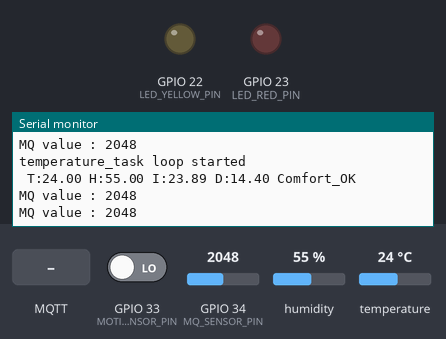
Simulated run of this sketch. Board: ESP32. On the bench: output pins drawn as LEDs (lit = HIGH), the last lines printed to the serial monitor. The test bench sets the inputs (shaded band); at power-on: GPIO 33 (MOTION_SENSOR_PIN) LOW, GPIO 34 (MQ_SENSOR_PIN) = 2048, humidity 55 %, temperature 24 °C. WiFi joins after 1.5 s; servers stay silent unless stated; no MQTT or app messages arrive unless stated.

Above: at 3.2 s.
3.3 s: GPIO 33 (MOTION_SENSOR_PIN) driven HIGH
At 3.9 s:
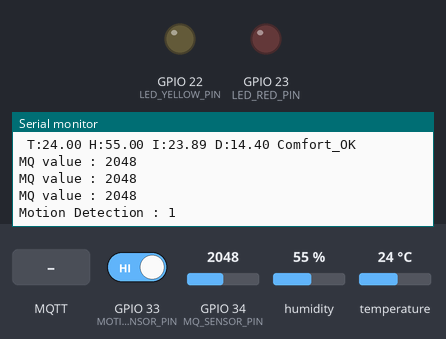
5.1 s: MQTT message "1" arrives on the first subscribed topic
At 5.39 s:
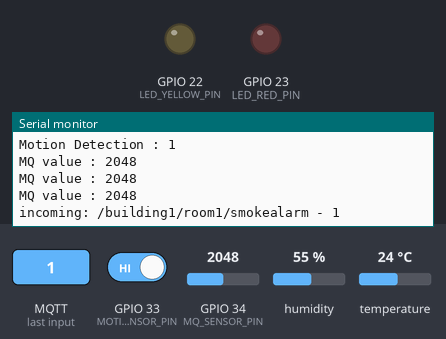
6.6 s: MQTT message "on" arrives on the first subscribed topic
At 6.89 s:
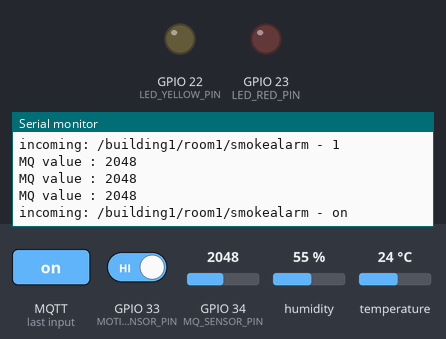
8.1 s: MQTT message "off" arrives on the first subscribed topic
At 8.39 s:
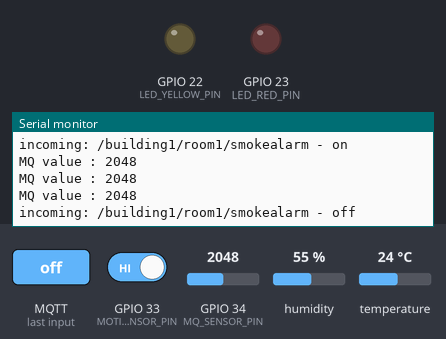

The sketch:

iot_node_one.ino
```cpp
#include "DHTesp.h"
#include "PirSensor.h"

#include <WiFi.h>
#include <MQTT.h>


#define LED_RED_PIN     23
#define LED_YELLOW_PIN  22
#define BUZZER  21

// PIR Initilization
#define PUBLISH_INTERVAL 5
#define MOTION_SENSOR_PIN 33
PirSensor motion = PirSensor(MOTION_SENSOR_PIN, 2, false, false);
long lastRun = millis();

///////

/////// MQ Inilization //
#define MQ_SENSOR_PIN 34
TaskHandle_t smokeDetectTaskHandle = NULL;
 /////


// MQTT Inililization //
const char ssid[] = "";
const char pass[] = "";

WiFiClient netClient;
MQTTClient client;

unsigned long lastMillisMotionDetector = 0;

const char* mqtt_server_ip = "broker.hivemq.com" ;

// Topics for sensor data
const char* temperature_topic = "/building1/room1/temp";
const char* mq_topic = "/building1/room1/mq";
const char* motion_detect_topic = "/building1/room1/pir1";

// Topics for actuators
const char* smoke_alarm_topic = "/building1/room1/smokealarm";
const char* light_topic = "/building1/room1/light";
const char* hvac_topic = "/building1/room1/hvac";
/////////////////

// DHT Inililization ///
DHTesp dht;

/** Task handle for DHT read task */
TaskHandle_t tempTaskHandle = NULL;
/** Comfort profile */
ComfortState cf;
/** DHT11 data pin */
int dhtPin = 32;

////////


void setup()
{
  Serial.begin(9600);
  // Start Wifi
  init_wifi();
  // MQTT
  init_mqtt();
  // Smoke (MQ) sensor
  init_smoke_detector();
  // DHT
  init_dht_sensor();
  // PIR
  motion.begin();
  //
  pinMode(LED_RED_PIN,OUTPUT);
  pinMode(LED_YELLOW_PIN,OUTPUT);
  pinMode(BUZZER,OUTPUT);
  pinMode(BUZZER,LOW);

}

void loop() {
    start_mqtt();
    detect_motion();
    delay(1);
}

bool init_dht_sensor() {
  // Initialize temperature sensor
  dht.setup(dhtPin, DHTesp::DHT11);
  Serial.println("DHT initiated");

  // Start task to get temperature
  xTaskCreatePinnedToCore(
      temperature_task,                       /* Function to implement the task */
      "tempTask ",                    /* Name of the task */
      4000,                           /* Stack size in words */
      NULL,                           /* Task input parameter */
      5,                              /* Priority of the task */
      &tempTaskHandle,                /* Task handle. */
      1);                             /* Core where the task should run */

  if (tempTaskHandle == NULL) {
    Serial.println("Failed to start task for temperature update");
    return false;
  }
  return true;
}


/**
 * Task to reads temperature and humidity from DHT11 sensor
 * @param pvParameters
 *    pointer to task parameters
 */
void temperature_task(void *pvParameters) {
  Serial.println("temperature_task loop started");

  const TickType_t xDelay = 10000 / portTICK_PERIOD_MS;

  while (1) // tempTask loop
  {
      // Get temperature values
    get_temperature();
    vTaskDelay( xDelay );
  }
}

/**
 * get_temperature
 * Reads temperature from DHT11 sensor
 * @return bool
 *    true if temperature could be aquired
 *    false if aquisition failed
*/
bool get_temperature() {
  // Reading temperature and humidity
  TempAndHumidity newValues = dht.getTempAndHumidity();
  // Check if it is ready to read
  if (dht.getStatus() != 0) {
    Serial.println("DHT11 error status: " + String(dht.getStatusString()));
    return false;
  }

  float heatIndex = dht.computeHeatIndex(newValues.temperature, newValues.humidity);
  float dewPoint = dht.computeDewPoint(newValues.temperature, newValues.humidity);
  float cr = dht.getComfortRatio(cf, newValues.temperature, newValues.humidity);

  String comfortStatus;
  switch(cf) {
    case Comfort_OK:
      comfortStatus = "Comfort_OK";
      break;
    case Comfort_TooHot:
      comfortStatus = "Comfort_TooHot";
      break;
    case Comfort_TooCold:
      comfortStatus = "Comfort_TooCold";
      break;
    case Comfort_TooDry:
      comfortStatus = "Comfort_TooDry";
      break;
    case Comfort_TooHumid:
      comfortStatus = "Comfort_TooHumid";
      break;
    case Comfort_HotAndHumid:
      comfortStatus = "Comfort_HotAndHumid";
      break;
    case Comfort_HotAndDry:
      comfortStatus = "Comfort_HotAndDry";
      break;
    case Comfort_ColdAndHumid:
      comfortStatus = "Comfort_ColdAndHumid";
      break;
    case Comfort_ColdAndDry:
      comfortStatus = "Comfort_ColdAndDry";
      break;
    default:
      comfortStatus = "Unknown:";
      break;
  };

  Serial.println(" T:" + String(newValues.temperature) + " H:" + String(newValues.humidity) + " I:" + String(heatIndex) + " D:" + String(dewPoint) + " " + comfortStatus);
  int buffer_size = 100;
  char message[buffer_size];
  snprintf(message, buffer_size, "%.1f,%.1f",newValues.temperature,newValues.humidity);
  publish_data_mqtt(temperature_topic,message);
  return true;
}

////// MQTT ///
void connect() {
  Serial.print("checking wifi...");
  while (WiFi.status() != WL_CONNECTED) {
    Serial.print(".");
    delay(1000);
  }

  Serial.print("\nconnecting...");
  while (!client.connect("sciot", "public", "public")) {
    Serial.print(".");
    delay(1000);
  }

  Serial.println("\nconnected!");

  client.subscribe(smoke_alarm_topic);
  client.subscribe(light_topic);
  client.subscribe(hvac_topic);

  // client.unsubscribe("/hello");
}

void messageReceived(String &topic, String &payload) {
  Serial.println("incoming: " + topic + " - " + payload);
  if(!(strcmp("Light On",(char*)&payload))){
      digitalWrite(LED_YELLOW_PIN,HIGH);
  }else if (!(strcmp("Light Off",(char*)&payload))){
      digitalWrite(LED_YELLOW_PIN,LOW);
  }else if(!(strcmp("Fan On",(char*)&payload))){
      digitalWrite(LED_RED_PIN,HIGH);
  }else if (!(strcmp("Fan Off",(char*)&payload))){
      digitalWrite(LED_RED_PIN,LOW);
  }else if(!(strcmp("Alarm On",(char*)&payload))){
      digitalWrite(BUZZER,HIGH);
      Serial.println("Smoke Alarm on");
  }else if (!(strcmp("Alarm Off",(char*)&payload))){
      digitalWrite(BUZZER,LOW);
      Serial.println("Smoke Alarm off");
  }
  // Note: Do not use the client in the callback to publish, subscribe or
  // unsubscribe as it may cause deadlocks when other things arrive while
  // sending and receiving acknowledgments. Instead, change a global variable,
  // or push to a queue and handle it in the loop after calling `client.loop()`.
}


void detect_motion(){
  int motionStateChange = motion.sampleValue();
  if (motionStateChange >= 0) {
      Serial.print("Motion Detection : ");
      Serial.println(motionStateChange);
      // Publish data at every 100 milisecond
      if (millis() - lastMillisMotionDetector > 100) {
        lastMillisMotionDetector = millis();
        publish_data_mqtt(motion_detect_topic,motionStateChange) ;
      }
  }
}

bool init_smoke_detector() {
  pinMode(MQ_SENSOR_PIN, INPUT);

  // Start task to get temperature
  xTaskCreatePinnedToCore(
      detect_smoke,                       /* Function to implement the task */
      "detectSmokeTask ",                    /* Name of the task */
      2000,                           /* Stack size in words */
      NULL,                           /* Task input parameter */
      5,                              /* Priority of the task */
      &smokeDetectTaskHandle,                /* Task handle. */
      1);                             /* Core where the task should run */

  if (smokeDetectTaskHandle == NULL) {
    Serial.println("Failed to start task for detectSmoke");
    return false;
  }
  return true;
}

// RTOS task to detect smoke..Read value at every 500 ms and publish data to broker.
void detect_smoke(void *pvParameters){

  const TickType_t xDelay = 500 / portTICK_PERIOD_MS;

  while (1)
  {
    int analogValue = analogRead(MQ_SENSOR_PIN);
    //int digital_value = analogRead(MQ_SENSOR_PIN);

    Serial.print("MQ value : ");
    Serial.println(analogValue);
    publish_data_mqtt(mq_topic,analogValue);
    vTaskDelay(xDelay);
  }

}

// Init mqtt client and connect to broker with IP address and TCP port 1883.
void init_mqtt(){

  client.begin(mqtt_server_ip, netClient);
  client.onMessage(messageReceived);

  connect();
}


void start_mqtt(){
  client.loop();
  delay(10);

  if (!client.connected()) {
    connect();
  }

}

void publish_data_mqtt(const char topic[], int payload){
   // publish a message
    int buffer_size = 100;
    char message[buffer_size];
    snprintf(message, buffer_size, "%d" , payload);
    client.publish(topic, message);
}

void publish_data_mqtt(const char topic[], const char message[]){
   // publish a message
    client.publish(topic, message);
}


// Wifi initilization..Init in STA mode
void init_wifi() {
  WiFi.mode(WIFI_STA);
  WiFi.begin(ssid, pass);
  Serial.print("Connecting to WiFi ..");
  while (WiFi.status() != WL_CONNECTED) {
    Serial.print('.');
    delay(1000);
  }
  Serial.println(WiFi.localIP());
}
```

Measured:
- after the input at 3.3 s, the serial monitor: prints a new line after 0.33 s (image 1)
- after the input at 5.1 s, the serial monitor: prints a new line at once (image 2)
- after the input at 6.6 s, the serial monitor: prints a new line at once (image 3)
- after the input at 8.1 s, the serial monitor: prints a new line at once (image 4)
